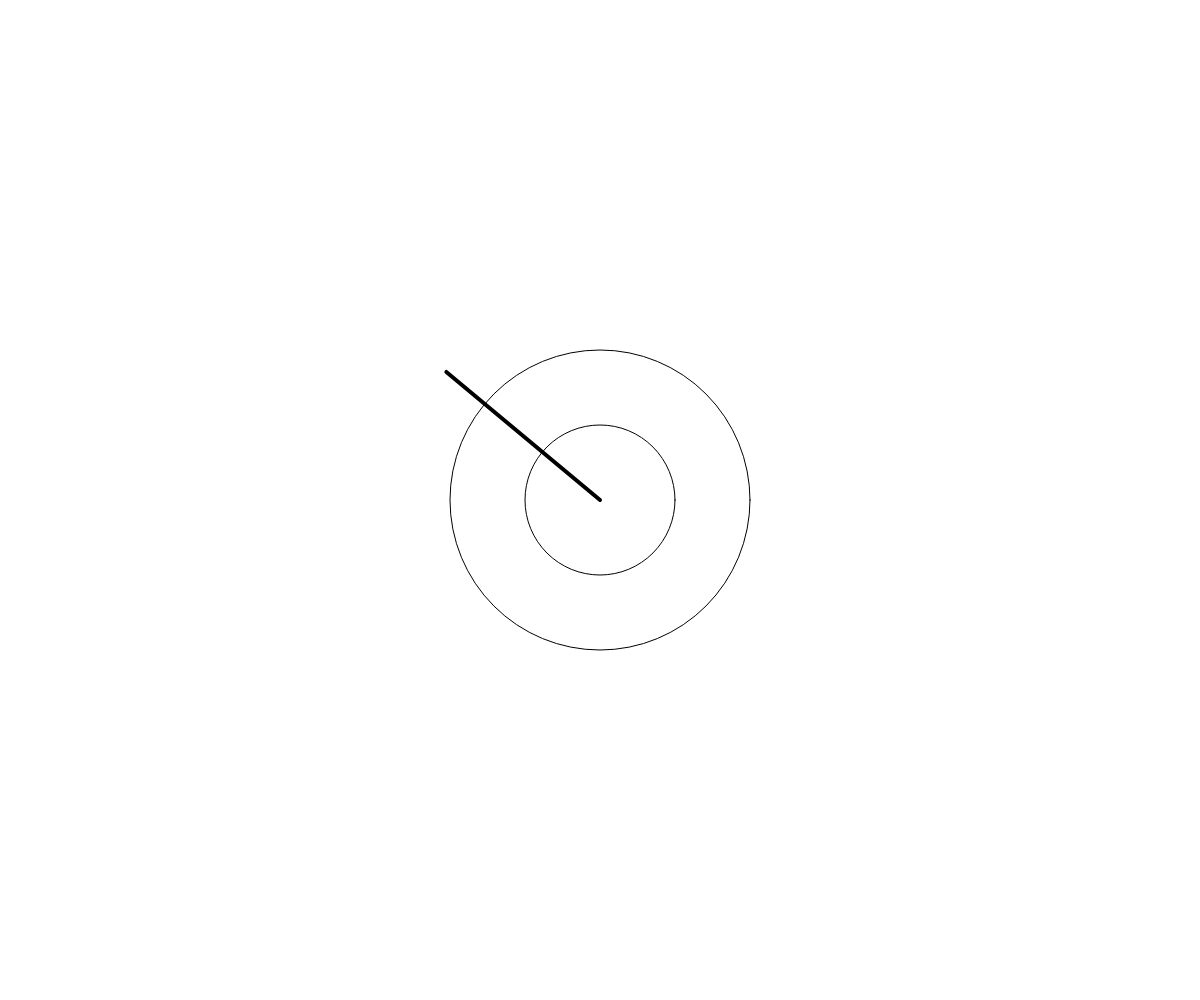
Frame 1 (no input)
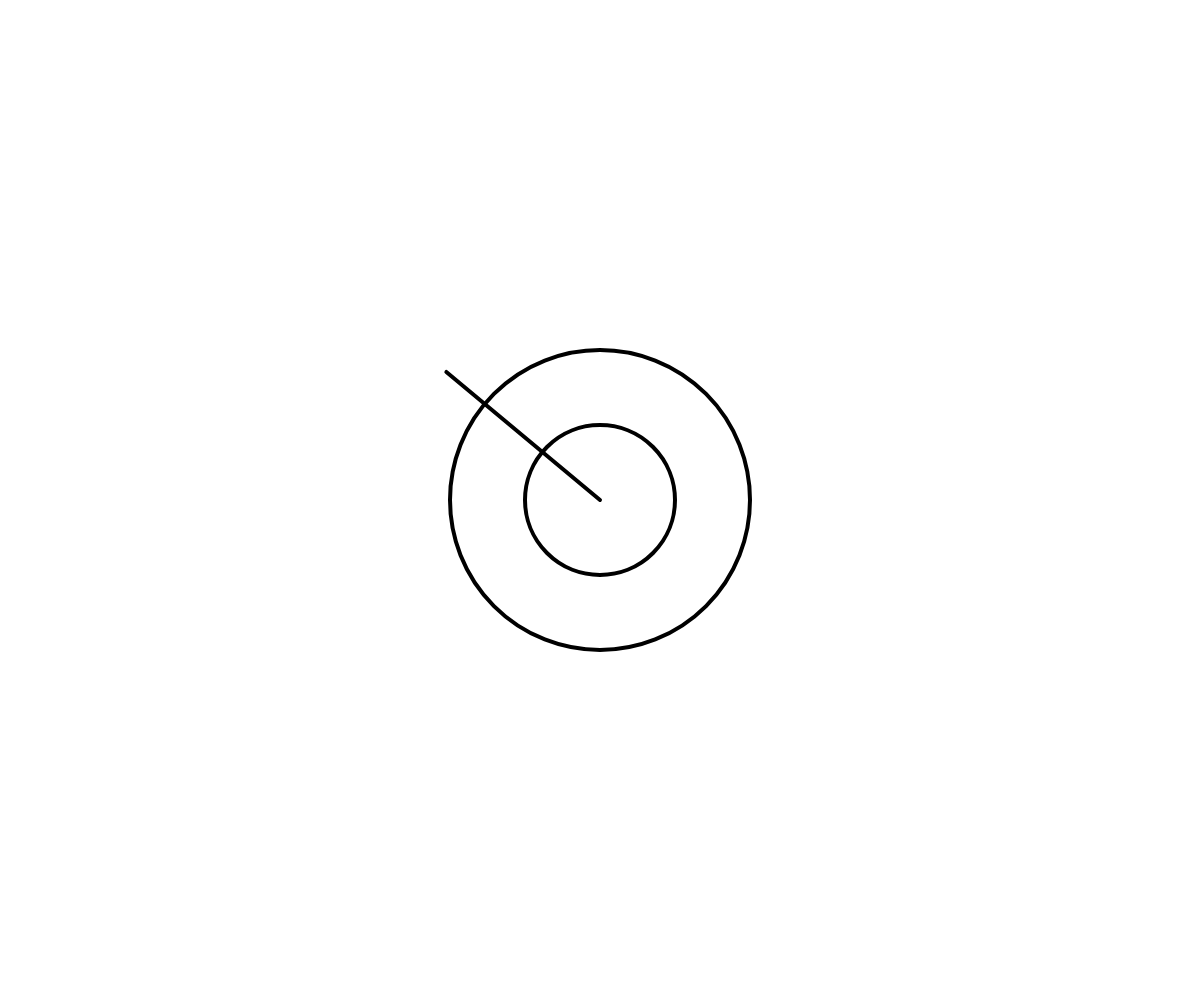
Frame 60 (no input)
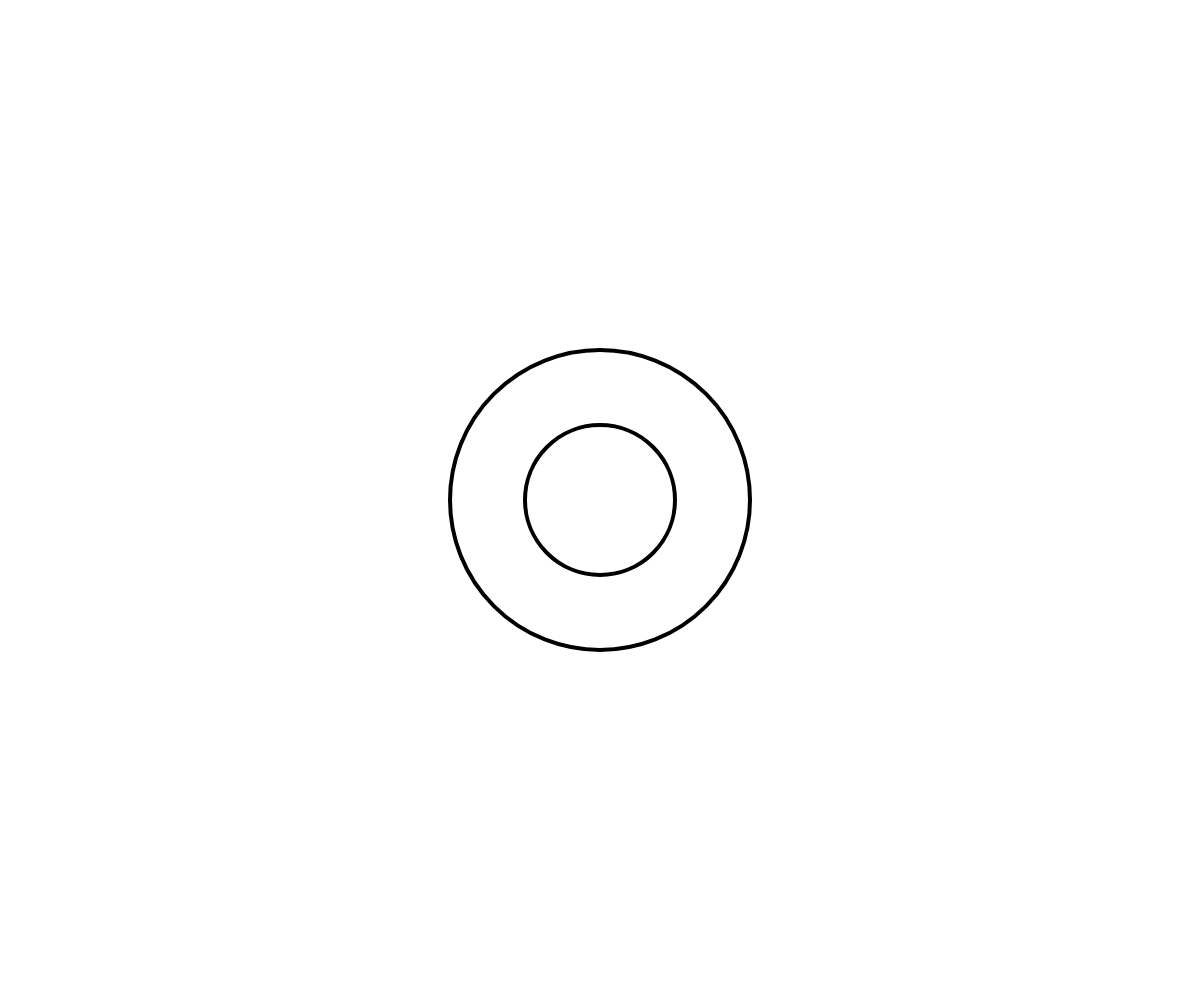
Frame 120 (the mouse pressed at the canvas centre since frame 60)

The p5.js sketch that drew these frames (run headless with seeded random() and noise() and a simulated clock; from frame 60 on, the mouse is pressed at the canvas centre):

// p5.js sketch
// ── sketch.js


function setup() {
  createCanvas(windowWidth, windowHeight);
  a = 0;
}

function draw() {
  background(255);

  translate(width / 2, height / 2);
  stroke(0);
  fill(255);
  ellipse(0, 0, width/4, width/4);
  

  let distance = dist(width / 2, height / 2, mouseX, mouseY);
  let x = (mouseX - width / 2) * width/6 /distance;
  let y = (mouseY - height / 2) * width/6 / distance;

  fill(0);
  arc(0, 0, width/4, width/4, radians(0), radians(a));
  fill(255);
  ellipse(0, 0, width/8, width/8);

  strokeWeight(4);
  line(0, 0, x, y);

}

function mouseDragged(){
  a++;
}
